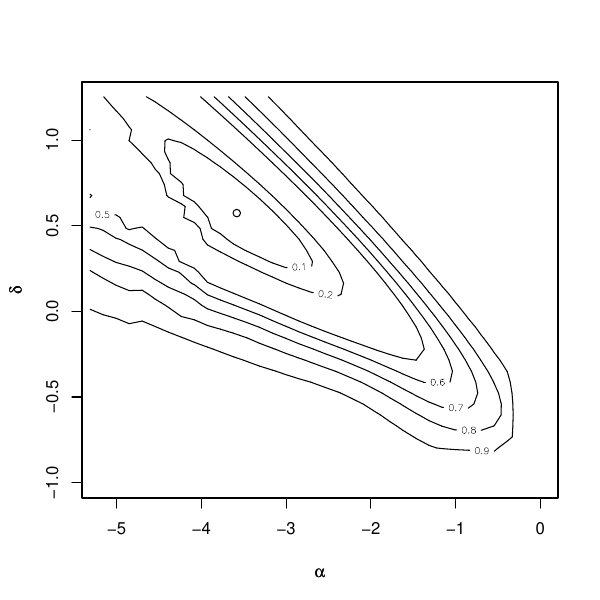

Generate this figure with R:
d <- read.table("http://www.econ.uiuc.edu/~roger/courses/471/data/weco.dat", header=TRUE)
library(gld)
source("Plinks.R")
source("pglm.R")
source("spiral.R")

formula <- kwit ~ sex + dex + poly(lex,2)
f <- pglm(formula , data = d, link = "Pregibon", theta = c(-2.5,.2))
start <- f$f$coef
devstar <-  f$f$deviance
theta <- f$theta
m  <- 40
as <- theta[1]  + seq(-2.5,3.5,length=m)
bs <- theta[2] + seq(-1.5,1,length=m)

A <- outer(as,bs)
S <- spiral(m)
for(k in 1:(m^2)){ #Spiral indexing to exploit continuity for glm initial values.
	ij <- which(S == k,arr.ind = TRUE)
	i <- ij[1]
	j <- ij[2]
	f <- glm(formula,family=binomial(link=Pregibon(a=as[i],b=bs[j])),
			start = start, data = d)
        A[i,j] <- f$deviance
	start <- f$coef
        }

pdf("Fig3.pdf", width = 6, height = 6)
#rescale contour values to probabilities
B <- pchisq(A - devstar, 2)
#Clip plotting region to hide ugly NW corner where convergence of glm is problematic
plot(as,bs,xlim = c(-5.2,0),ylim = c(-1,1.25), 
	xlab = expression(alpha), ylab = expression(delta), type="n")
Cf <- contour(as[6:40],bs[1:35], B[6:40,1:35], cex = .5, 
	levels = c(.1,.2,.5,.6,.7,.8,.9),add=TRUE)
points(theta[1],theta[2])
dev.off()
